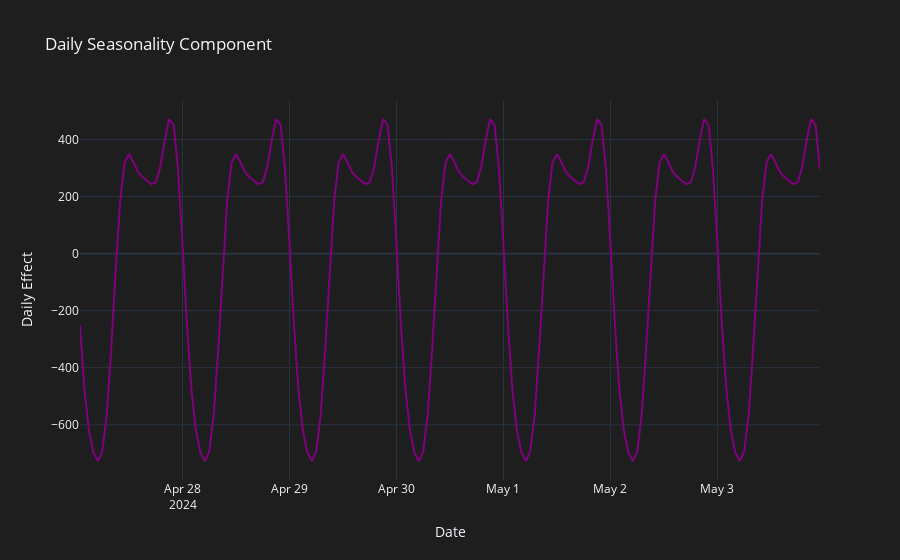

Notebook code for this chart:
### Markdown cell above
#### Plotting Results

### Code cell
fig = go.Figure()


fig.add_trace(go.Scatter(
    x=df_test_fcst['ds'], 
    y=df_test_fcst['daily'], 
    mode='lines', 
    name='Daily Seasonality',
    line=dict(color='purple', width=2),
    hoverinfo='x+y',
    hoverlabel=dict(bgcolor='white', font_size=12, font_family="Arial")
))

# layout
fig.update_layout(
    title="Daily Seasonality Component",
    xaxis_title="Date",
    yaxis_title="Daily Effect",
    template="plotly_dark",  
    hovermode="x unified",   
    plot_bgcolor='#1e1e1e',  
    paper_bgcolor='#1e1e1e'
)


fig.show()

### Figure 1 — Plotly figure (JSON) as saved in the notebook; plotly's stock layout.template omitted (floating-point values rounded to 4 significant figures; data arrays with more than 128 entries replaced by an {"elided": "..."} marker saying what was removed)
{"data": [{"hoverinfo": "x+y", "hoverlabel": {"bgcolor": "white", "font": {"family": "Arial", "size": 12}}, "line": {"color": "purple", "width": 2}, "mode": "lines", "name": "Daily Seasonality", "type": "scatter", "x": {"elided": "167 str values"}, "y": {"elided": "167 float values"}}], "layout": {"autosize": true, "hovermode": "x unified", "paper_bgcolor": "#1e1e1e", "plot_bgcolor": "#1e1e1e", "title": {"text": "Daily Seasonality Component"}, "xaxis": {"autorange": true, "range": ["2024-04-27 01:00", "2024-05-03 23:00"], "title": {"text": "Date"}, "type": "date"}, "yaxis": {"autorange": true, "range": [-793.6, 538.6], "title": {"text": "Daily Effect"}, "type": "linear"}}}
